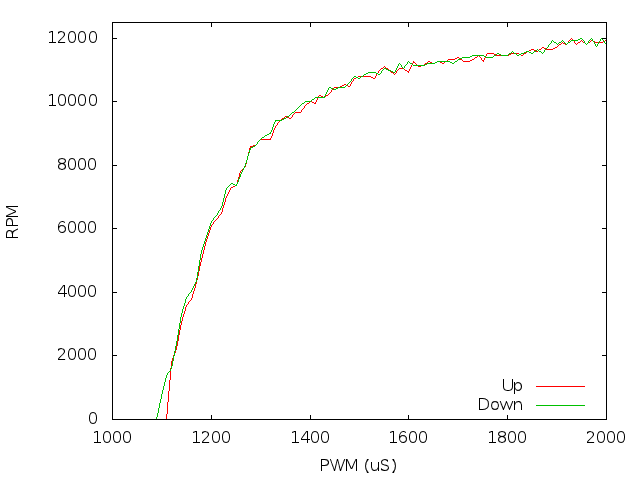

gnuplot code for this plot:
#
# To generate graph, use >>> load './pwm_vs_rpm.gp'

set ylabel "RPM"
set yrange [0:12500]

#set ytics nomirror
#set y2tics

set xlabel "PWM (uS)"

set style data lines

set terminal png

set output 'pwm_vs_rpm.png'

set key right bottom



#
plot "./pwm_vs_rpm.dat" using 1:2 title "Up", "./pwm_vs_rpm.dat" using 3:4 title "Down"
